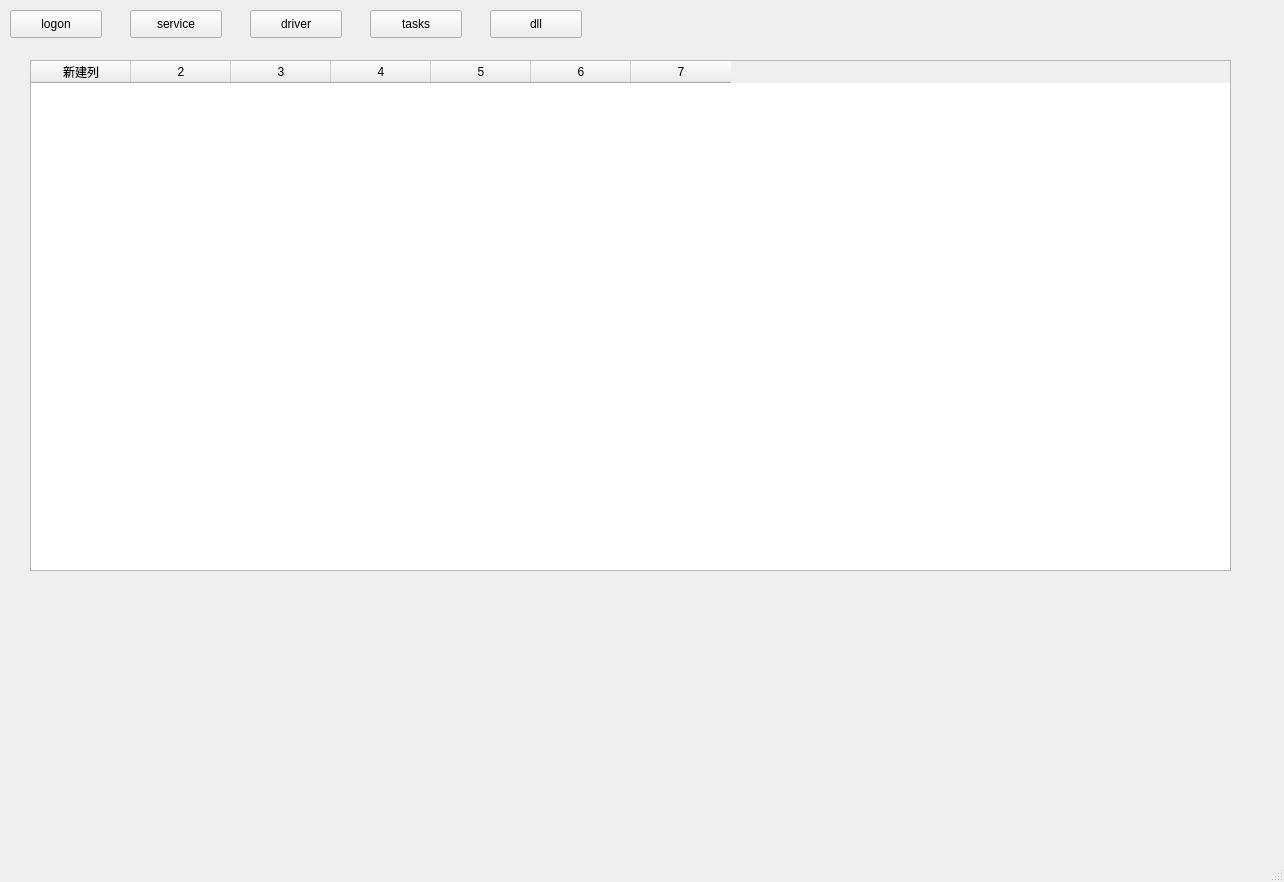
<?xml version="1.0" encoding="UTF-8"?>
<ui version="4.0">
 <class>MainWindow</class>
 <widget class="QMainWindow" name="MainWindow">
  <property name="geometry">
   <rect>
    <x>0</x>
    <y>0</y>
    <width>1284</width>
    <height>882</height>
   </rect>
  </property>
  <property name="windowTitle">
   <string>MainWindow</string>
  </property>
  <widget class="QWidget" name="centralwidget">
   <widget class="QPushButton" name="logon">
    <property name="geometry">
     <rect>
      <x>10</x>
      <y>10</y>
      <width>92</width>
      <height>28</height>
     </rect>
    </property>
    <property name="text">
     <string>logon</string>
    </property>
   </widget>
   <widget class="QPushButton" name="service">
    <property name="geometry">
     <rect>
      <x>130</x>
      <y>10</y>
      <width>92</width>
      <height>28</height>
     </rect>
    </property>
    <property name="text">
     <string>service</string>
    </property>
   </widget>
   <widget class="QPushButton" name="driver">
    <property name="geometry">
     <rect>
      <x>250</x>
      <y>10</y>
      <width>92</width>
      <height>28</height>
     </rect>
    </property>
    <property name="text">
     <string>driver</string>
    </property>
   </widget>
   <widget class="QPushButton" name="sheduletask">
    <property name="geometry">
     <rect>
      <x>370</x>
      <y>10</y>
      <width>92</width>
      <height>28</height>
     </rect>
    </property>
    <property name="text">
     <string>tasks</string>
    </property>
   </widget>
   <widget class="QPushButton" name="knowndll">
    <property name="geometry">
     <rect>
      <x>490</x>
      <y>10</y>
      <width>92</width>
      <height>28</height>
     </rect>
    </property>
    <property name="text">
     <string>dll</string>
    </property>
   </widget>
   <widget class="QStackedWidget" name="stackedWidget">
    <property name="geometry">
     <rect>
      <x>30</x>
      <y>60</y>
      <width>1211</width>
      <height>511</height>
     </rect>
    </property>
    <property name="currentIndex">
     <number>4</number>
    </property>
    <widget class="QWidget" name="page">
     <widget class="QTableWidget" name="tableWidget_logon">
      <property name="geometry">
       <rect>
        <x>0</x>
        <y>0</y>
        <width>1211</width>
        <height>511</height>
       </rect>
      </property>
      <property name="columnCount">
       <number>6</number>
      </property>
      <column/>
      <column/>
      <column/>
      <column/>
      <column/>
      <column/>
     </widget>
    </widget>
    <widget class="QWidget" name="page_2">
     <widget class="QTableWidget" name="tableWidget_service">
      <property name="geometry">
       <rect>
        <x>0</x>
        <y>0</y>
        <width>1201</width>
        <height>511</height>
       </rect>
      </property>
      <property name="columnCount">
       <number>6</number>
      </property>
      <column/>
      <column/>
      <column/>
      <column/>
      <column/>
      <column/>
     </widget>
    </widget>
    <widget class="QWidget" name="page_3">
     <widget class="QTableWidget" name="tableWidget_driver">
      <property name="geometry">
       <rect>
        <x>-50</x>
        <y>10</y>
        <width>1251</width>
        <height>501</height>
       </rect>
      </property>
      <property name="columnCount">
       <number>6</number>
      </property>
      <column/>
      <column/>
      <column/>
      <column/>
      <column/>
      <column/>
     </widget>
    </widget>
    <widget class="QWidget" name="page_4">
     <widget class="QTableWidget" name="tableWidget_task">
      <property name="geometry">
       <rect>
        <x>0</x>
        <y>0</y>
        <width>1201</width>
        <height>511</height>
       </rect>
      </property>
      <property name="columnCount">
       <number>6</number>
      </property>
      <column/>
      <column/>
      <column/>
      <column/>
      <column/>
      <column/>
     </widget>
    </widget>
    <widget class="QWidget" name="page_5">
     <widget class="QTableWidget" name="tableWidget_dll">
      <property name="geometry">
       <rect>
        <x>0</x>
        <y>0</y>
        <width>1201</width>
        <height>511</height>
       </rect>
      </property>
      <property name="columnCount">
       <number>7</number>
      </property>
      <column>
       <property name="text">
        <string>新建列</string>
       </property>
      </column>
      <column/>
      <column/>
      <column/>
      <column/>
      <column/>
      <column/>
     </widget>
    </widget>
   </widget>
  </widget>
  <widget class="QStatusBar" name="statusbar"/>
 </widget>
 <resources/>
 <connections/>
</ui>
